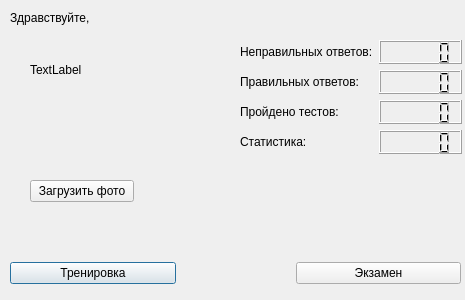
<?xml version="1.0" encoding="UTF-8"?>
<ui version="4.0">
 <class>Dialog</class>
 <widget class="QDialog" name="Dialog">
  <property name="geometry">
   <rect>
    <x>0</x>
    <y>0</y>
    <width>465</width>
    <height>300</height>
   </rect>
  </property>
  <property name="windowTitle">
   <string>Dialog</string>
  </property>
  <widget class="QLabel" name="hello_name_label">
   <property name="geometry">
    <rect>
     <x>10</x>
     <y>10</y>
     <width>91</width>
     <height>16</height>
    </rect>
   </property>
   <property name="text">
    <string>Здравствуйте, </string>
   </property>
  </widget>
  <widget class="QWidget" name="">
   <property name="geometry">
    <rect>
     <x>240</x>
     <y>40</y>
     <width>222</width>
     <height>114</height>
    </rect>
   </property>
   <layout class="QHBoxLayout" name="statisctics_layout">
    <item>
     <layout class="QVBoxLayout" name="statistics_labels_Layout">
      <item>
       <widget class="QLabel" name="statistics_label_3">
        <property name="text">
         <string>Неправильных ответов:</string>
        </property>
       </widget>
      </item>
      <item>
       <widget class="QLabel" name="statistics_label_2">
        <property name="text">
         <string>Правильных ответов:</string>
        </property>
       </widget>
      </item>
      <item>
       <widget class="QLabel" name="statistics_label">
        <property name="text">
         <string>Пройдено тестов:</string>
        </property>
       </widget>
      </item>
      <item>
       <widget class="QLabel" name="label">
        <property name="text">
         <string>Статистика:</string>
        </property>
       </widget>
      </item>
     </layout>
    </item>
    <item>
     <layout class="QVBoxLayout" name="statistics_number_layout">
      <item>
       <widget class="QLCDNumber" name="lcdNumber_4"/>
      </item>
      <item>
       <widget class="QLCDNumber" name="lcdNumber"/>
      </item>
      <item>
       <widget class="QLCDNumber" name="lcdNumber_2"/>
      </item>
      <item>
       <widget class="QLCDNumber" name="lcdNumber_3"/>
      </item>
     </layout>
    </item>
   </layout>
  </widget>
  <widget class="QWidget" name="">
   <property name="geometry">
    <rect>
     <x>10</x>
     <y>260</y>
     <width>451</width>
     <height>26</height>
    </rect>
   </property>
   <layout class="QHBoxLayout" name="startbuttons_layout">
    <property name="spacing">
     <number>120</number>
    </property>
    <item>
     <widget class="QPushButton" name="training_button">
      <property name="text">
       <string>Тренировка</string>
      </property>
     </widget>
    </item>
    <item>
     <widget class="QPushButton" name="exam_button">
      <property name="text">
       <string>Экзамен</string>
      </property>
     </widget>
    </item>
   </layout>
  </widget>
  <widget class="QWidget" name="">
   <property name="geometry">
    <rect>
     <x>30</x>
     <y>60</y>
     <width>104</width>
     <height>142</height>
    </rect>
   </property>
   <layout class="QVBoxLayout" name="photo_layout">
    <property name="spacing">
     <number>100</number>
    </property>
    <item>
     <widget class="QLabel" name="Image_label">
      <property name="text">
       <string>TextLabel</string>
      </property>
     </widget>
    </item>
    <item>
     <widget class="QPushButton" name="upload_button">
      <property name="text">
       <string>Загрузить фото</string>
      </property>
     </widget>
    </item>
   </layout>
  </widget>
 </widget>
 <resources/>
 <connections/>
</ui>
